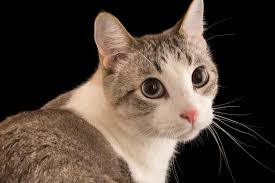
#> input picture Images/cat.jpeg, 275 x 183 px
$ python contours.py
#> lines starting #> are read from the running program, lines starting #| are printed output that depends on the picture; after the words box and inside, x2 and y2 are one past the last pixel; in counts of white or black regions, pixels touching at a corner belong together
import cv2 as cv
import numpy as np

## Contours != Edges froma mathematical POV

img = cv.imread('Images/cat.jpeg')
#> img is the input picture: shape (183, 275, 3); mean B, G, R 56, 66, 79.5
cv.imshow('Cat', img)

blank = np.zeros(img.shape, dtype='uint8')
cv.imshow('Blank', blank)
# Convert the image to gray scale
gray = cv.cvtColor(img, cv.COLOR_BGR2GRAY)
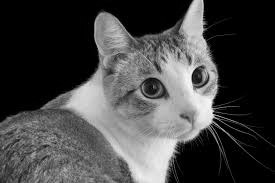
#> gray: shape (183, 275); min 0, max 252, mean 68.9
cv.imshow('Gray', gray)

# 1.GRAB THE EDGES USING CANNY

# In order to reduce noise, it's possible to blur the image before Canny
'''
blurred = cv.GaussianBlur(gray, (5,5), 0)
canny = cv.Canny(blurred, 125, 175)
'''
canny = cv.Canny(img, 125, 175)
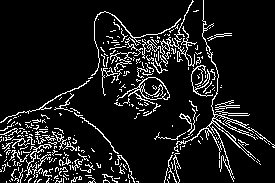
#> canny: shape (183, 275); 10.3% white in thin lines or dots
cv.imshow('Canny Edges', canny)
# contours: list off all coordinates of contours, hierarchies: hierarchical representation of contours
# Modes: RETR_TREE => All hierarchical contours, RETR_EXTERNAL => Only external contours, RETR_LIST => All contours
# Method: How to approx the contours. NONE: does nothing, SIMPLE: compress all into simple ones (ex: line -> two endpoints)
contours, hierarchies = cv.findContours(canny, cv.RETR_LIST, cv.CHAIN_APPROX_SIMPLE)
#> contours = 337 contours, 320 with area under 20; largest, box (x1, y1, x2, y2) and area: (116, 77, 170, 104) 522, (174, 0, 275, 182) 456, (139, 77, 170, 100) 448, (146, 26, 197, 67) 123, (215, 115, 234, 129) 82
# Can print the lenght of this list to see how many contours
print(f'{len(contours)} contour(s) found!')
#| 337 contour(s) found!


# 2. USING THRESHOOLD METHOD
# Pixel value < 125 => black    pixel value > 255 => white.  THRESH_BINARY because I'm binarizing the image
ret, thresh = cv.threshold(gray, 125, 255, cv.THRESH_BINARY)
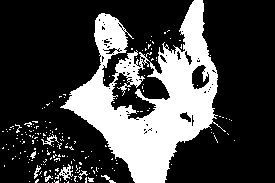
#> thresh: shape (183, 275); 26.6% white; 199 white regions (189 under 20 px)
cv.imshow('Threshold', thresh)

contours, hierarchies = cv.findContours(thresh, cv.RETR_LIST, cv.CHAIN_APPROX_SIMPLE)
#> contours = 295 contours, 281 with area under 20; largest, box (x1, y1, x2, y2) and area: (60, 0, 226, 183) 14210, (110, 59, 171, 120) 1780, (191, 64, 210, 90) 304, (55, 164, 73, 181) 82, (179, 111, 192, 123) 74
print(f'{len(contours)} contour(s) found!')
#| 295 contour(s) found!


## DRAW CONTOURS ON A BLANK IMAGE ##

# image to draw on, contours (list), how many you want (-1 => all), color, thicness
cv.drawContours(blank, contours, -1, (255,0,0), 1)
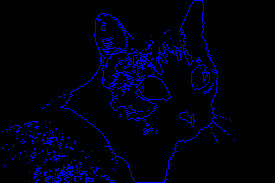
#> blank: shape (183, 275, 3); mean of channels 0, 1, 2 13.7, 0, 0; drawn as B, G, R
cv.imshow('Contours Drawn', blank)


cv.waitKey(0)
